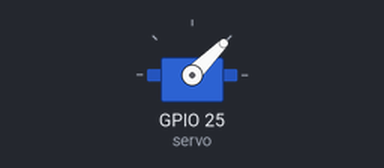
A program run on a simulated Raspberry Pi (BCM pin numbers). Shown: servo. Servo angles are drawn from the pulse width (0.5 ms = 0°, 2.5 ms = 180°).

Above: at 0.05 s.
At 2.25 s:
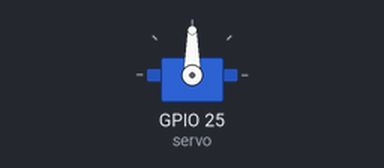
At 4.5 s:
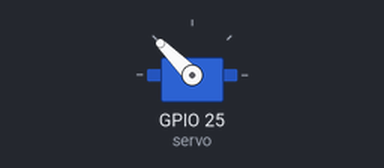
Timing chart, 0 to 5.9 s (numbered marks = the images above):
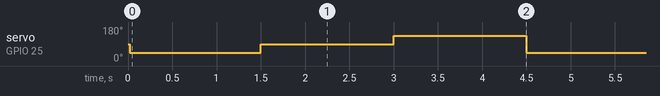

Measured:
- by itself, servo on GPIO 25 (servo): repeats every 4.5 s: 90° 1.5 s, 135° 1.5 s, 45° 1.5 s

The program:

tes_servo.py
```python
from gpiozero import Servo
from time import sleep

servo = Servo(25)

try:
    while True:
        servo.min()
        sleep(1.5)
        servo.mid()
        sleep(1.5)
        servo.max()
        sleep(1.5)
except KeyboardInterrupt:
    print("Program stopped")
```
